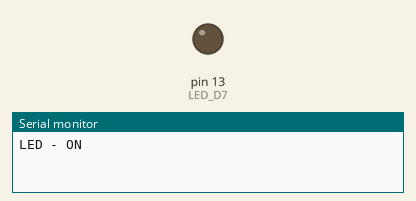
A sketch run on a simulated Arduino Uno, built with avr-gcc and run on an emulated ATmega328P. On the bench: output pins drawn as LEDs (lit = HIGH), the last lines printed to the serial monitor.

Above: at 0.5 s.
At 3.5 s:
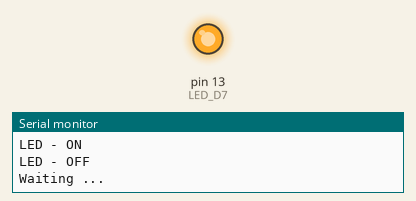
Timing chart, 0 to 7.8 s (numbered marks = the images above):
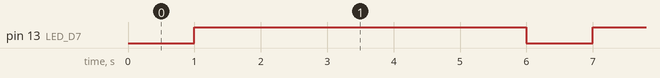

Measured:
- by itself, pin 13 (LED_D7): alternates HIGH for 5.0 s and LOW for 1.0 s

The sketch:

blink.ino
```cpp
// GPIO13 is on board pin labeled D7
int LED_D7 = 13;


void setup()
{
  // Configure the onboard LED pin for output.
  pinMode ( LED_BUILTIN, OUTPUT );

  // Configure GPIO13/D7 for output.
  pinMode ( LED_D7, OUTPUT );

  // open the serial port at 9600 bps.
  Serial.begin ( 9600 );
}


void loop()
{
  // Turn the onboard LED on and D7 off.
  Serial.print ( "LED - ON \n" );
  digitalWrite ( LED_BUILTIN, LOW );
  digitalWrite ( LED_D7, LOW );
  // Leave it on for 1 second.
  delay ( 1000 );

  // Turn the onboard LED off and D7 on.
  Serial.print ( "LED - OFF \n" );
  digitalWrite ( LED_BUILTIN, HIGH );
  digitalWrite ( LED_D7, HIGH );

  // Leave the current state for 5 seconds.
  Serial.print ( "Waiting ... \n" );
  delay ( 5000 );
}
```
